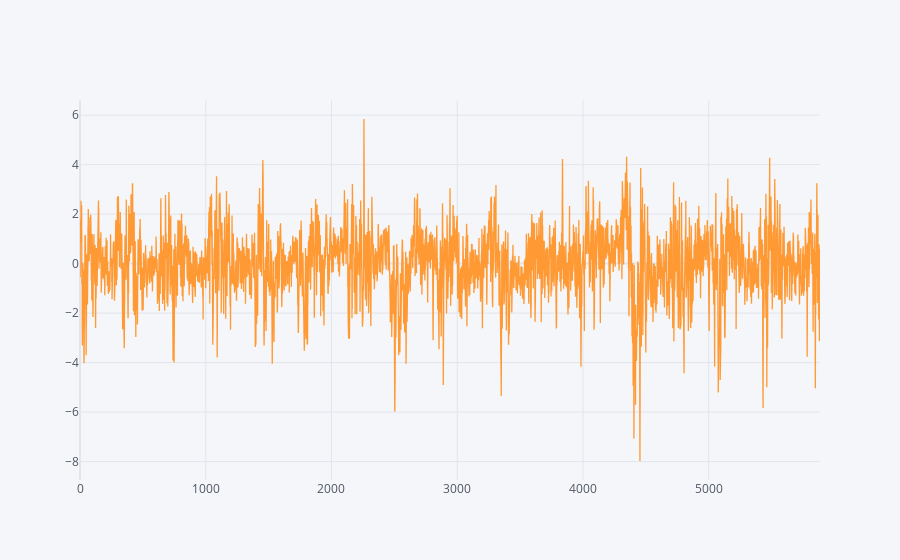

The code cell stored with this chart in its notebook:
### Markdown cell above
# Error

### Code cell
(bob.real - bob.prediccion).iplot()

### Figure 1 — Plotly figure (JSON) as saved in the notebook; plotly's stock layout.template omitted (floating-point values rounded to 4 significant figures; data arrays with more than 128 entries replaced by an {"elided": "..."} marker saying what was removed)
{"data": [{"line": {"color": "rgba(255, 153, 51, 1.0)", "dash": "solid", "shape": "linear", "width": 1.3}, "mode": "lines", "name": "None", "text": "", "type": "scatter", "x": {"elided": "5886 int values"}, "y": {"elided": "5886 float values"}}], "layout": {"legend": {"bgcolor": "#F5F6F9", "font": {"color": "#4D5663"}}, "paper_bgcolor": "#F5F6F9", "plot_bgcolor": "#F5F6F9", "title": {"font": {"color": "#4D5663"}}, "xaxis": {"gridcolor": "#E1E5ED", "showgrid": true, "tickfont": {"color": "#4D5663"}, "title": {"font": {"color": "#4D5663"}, "text": ""}, "zerolinecolor": "#E1E5ED"}, "yaxis": {"gridcolor": "#E1E5ED", "showgrid": true, "tickfont": {"color": "#4D5663"}, "title": {"font": {"color": "#4D5663"}, "text": ""}, "zerolinecolor": "#E1E5ED"}}}
